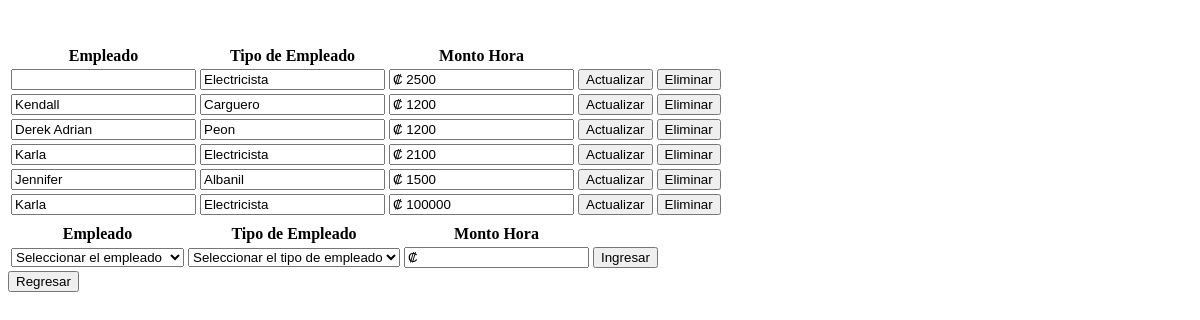
Page /view/EmpleadoTipoEmpleadoPagoView.php on the earlier database version.
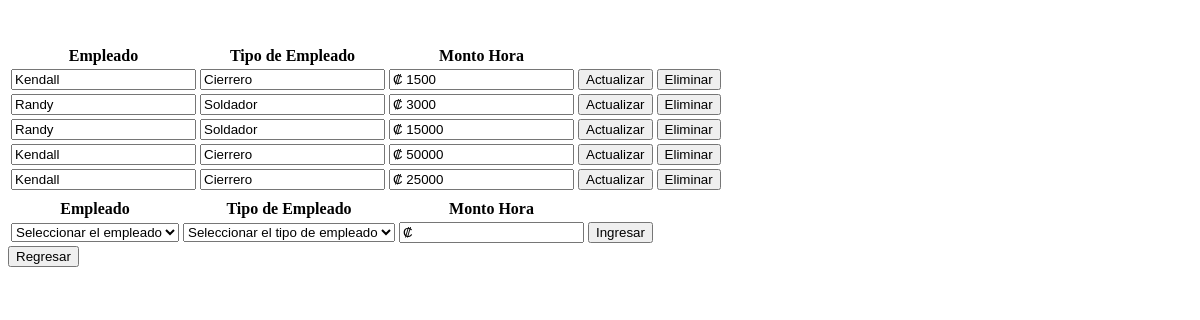
Same page on the later database version.
### tables this page shows
CREATE TABLE `tbempleadotipoempleadopago` (
  `tbempleadoid` int(11) NOT NULL,
  `tbtipoempleadoid` int(11) NOT NULL,
  `tbempleadotipoempleadopagohora` float NOT NULL
);

CREATE TABLE `tbempleadotipo` (
  `tbempleadotipoid` int(11) NOT NULL,
  `tbempleadotiponombre` text NOT NULL,
  `tbempleadotipodescripcion` text NOT NULL,
  `tbempleadotipoactivo` tinyint(4) NOT NULL,
  `tbempleadotiposalariobase` int(11) NOT NULL
);

CREATE TABLE `tbempleado` (
  `tbempleadoid` int(11) NOT NULL,
  `tbempleadonombre` text NOT NULL,
  `tbempleadoapellidos` text NOT NULL,
  `tbempleadocedula` varchar(12) NOT NULL,
  `tbempleadotelefono` varchar(8) NOT NULL,
  `tbempleadoactivo` tinyint(1) NOT NULL
);

### data/EmpleadoTipoEmpleadoPagoData.php (called while the page is built, shortened)
<?php
include '../domain/EmpleadoTipoEmpleadoPago.php';
class EmpleadoTipoEmpleadoPagoData extends Data {
    public function getAllEmpleadoTipoEmpleadoPago() {
        $conn = mysqli_connect($this->server, $this->user, $this->password, $this->db);
        $conn->set_charset('utf8');
        $querySelect = "SELECT * FROM tbempleadotipoempleadopago;";
        $result = mysqli_query($conn, $querySelect);
        $EmpleadoTipoEmpleadosPago = [];
        while ($row = mysqli_fetch_array($result)) {
            $currentEmpleadoTipoEmpleadoPago = new EmpleadoTipoEmpleadoPago($row['tbempleadoid'], $row['tbtipoempleadoid'], $row['tbempleadotipoempleadopagohora']);
            array_push($EmpleadoTipoEmpleadosPago, $currentEmpleadoTipoEmpleadoPago);
        }
        return $EmpleadoTipoEmpleadosPago;
    }
}

### business/EmpleadoTipoEmpleadoPagoBusiness.php (called while the page is built, shortened)
<?php
include '../data/EmpleadoTipoEmpleadoPagoData.php';
class EmpleadoTipoEmpleadoPagoBusiness {
    private $EmpleadoTipoEmpleadoPagoData;
    public function EmpleadoTipoEmpleadoPagoBusiness() {
        $this->EmpleadoTipoEmpleadoPagoData = new EmpleadoTipoEmpleadoPagoData();
    }
    public function getAllEmpleadoTipoEmpleadoPago() {
        return $this->EmpleadoTipoEmpleadoPagoData->getAllEmpleadoTipoEmpleadoPago();
    }
}

### data/EmpleadoData.php (called while the page is built, shortened)
<?php
class EmpleadoData extends Data {
    public function getNombreEmpleado($idEmpleado) {
        $conn = mysqli_connect($this->server, $this->user, $this->password, $this->db);
        $conn->set_charset('utf8');
        $querySelect = "SELECT tbempleadonombre FROM tbempleado WHERE tbempleadoid = '". $idEmpleado ."';";
        $result = mysqli_query($conn, $querySelect);
        $nombreEmpleado = "";
        while ($row = mysqli_fetch_array($result)) {
            $nombreEmpleado = $row['tbempleadonombre'];
        }
        return $nombreEmpleado;
    }
}

### business/EmpleadoBusiness.php (called while the page is built, shortened)
<?php
include '../data/EmpleadoData.php';
class EmpleadoBusiness {
    private $EmpleadoData;
    public function EmpleadoBusiness() {
        $this->EmpleadoData = new EmpleadoData();
    }
    public function getNombreEmpleado($idEmpleado) {
        return $this->EmpleadoData->getNombreEmpleado($idEmpleado);
    }
}

### data/EmpleadoTipoData.php (called while the page is built, shortened)
<?php
class EmpleadoTipoData extends Data {
    public function getEmpleadoTipo($empleadoTipoId) {
        $conn = mysqli_connect($this->server, $this->user, $this->password, $this->db);
        $conn->set_charset('utf8');
        $querySelect = "SELECT * FROM tbempleadotipo WHERE tbempleadotipoid = ". $empleadoTipoId .";";
        $result = mysqli_query($conn, $querySelect);
        $tipoEmpleado = "";
        while ($row = mysqli_fetch_array($result)) {
            $tipoEmpleado = $row['tbempleadotiponombre'];
        }
        return $tipoEmpleado;
    }
}

### business/EmpleadoTipoBusiness.php (called while the page is built, shortened)
<?php
include '../data/EmpleadoTipoData.php';
class EmpleadoTipoBusiness {
    private $EmpleadoTipoData;
    public function EmpleadoTipoBusiness() {
        $this->EmpleadoTipoData = new EmpleadoTipoData();
    }
    public function getEmpleadoTipo($empleadoTipoId) {
        return $this->EmpleadoTipoData->getEmpleadoTipo($empleadoTipoId);
    }
}

### domain/EmpleadoTipoEmpleadoPago.php (called while the page is built, shortened)
<?php
class EmpleadoTipoEmpleadoPago {
    private $empleadoNombreId;
    private $empleadoTipoId;
    private $empleadoMonto;
    function EmpleadoTipoEmpleadoPago($empleadoNombreId, $empleadoTipoId,$empleadoMonto) {
        $this->empleadoNombreId = $empleadoNombreId;
        $this->empleadoTipoId = $empleadoTipoId;
        $this->empleadoMonto = $empleadoMonto;
    }
    function getEmpleadoTipoId() {
        return $this->empleadoTipoId;
    }
    public function getEmpleadoNombreId() {
        return $this->empleadoNombreId;
    }
    function getEmpleadoMonto() {
        return $this->empleadoMonto;
    }
}

### view/EmpleadoTipoEmpleadoPagoView.php (the view, shortened to what the changed rows need)
<!DOCTYPE html>
<html lang="en">
<head>
    <?php
    include '../business/EmpleadoTipoEmpleadoPagoBusiness.php';
    include '../business/EmpleadoBusiness.php';
    include '../business/EmpleadoTipoBusiness.php';
    ?>
</head>
<body>
    <section id="form">
        <table>
            <tr>
                <th>Empleado</th>
                <th>Tipo de Empleado</th>
                <th>Monto Hora</th>
            </tr>
            <tbody id=buscar>
                <?php
                $EmpleadoTipoEmpleadoPagoBusiness = new EmpleadoTipoEmpleadoPagoBusiness();
                $EmpleadoTipoBusiness = new EmpleadoTipoBusiness();
                $EmpleadoBusiness = new EmpleadoBusiness();
                $allPagosEmpleado = $EmpleadoTipoEmpleadoPagoBusiness->getAllEmpleadoTipoEmpleadoPago();
                foreach ($allPagosEmpleado as $current) {
                    echo '<form method="post" enctype="multipart/form-data" action="../business/EmpleadoTipoEmpleadoPagoAction.php">';
                    echo '<td><input type="text" readonly name="empleadonombreid" id="empleadonombreid" value="' . $EmpleadoBusiness->getNombreEmpleado($current->getEmpleadoNombreId()) . '"/></td>';
                    echo '<td><input type="text" readonly name="empleadotipoid" id="empleadotipoid" value="' . $EmpleadoTipoBusiness->getEmpleadoTipo($current->getEmpleadoTipoId()) . '"/></td>';
                    echo '<td><input type="text" data-mask  ="₡ #.##0,00" name="empleadomonto" id="empleadomonto" value="₡ ' . $current->getEmpleadoMonto() . '"/></td>';
                    echo '<td><input type="submit" value="Actualizar" name="actualiza" id="actualiza"/></td>';
                    echo '<td><button onclick="eliminarPagoEmpleado(' . $current->getEmpleadoNombreId() . ',' . $current->getEmpleadoTipoId() . ')">Eliminar</button></td>';
                    echo '</form>';
                }
                ?>
            </tbody>
            <table>
                <tr>
                    <th></th>
                </tr>
                <th>Empleado</th>
                <th>Tipo de Empleado</th>
                <th>Monto Hora</th>
            </table>
        </table>
    </section>
</body>
</html>

Differences in the rows shown:
removed tbempleadotipoempleadopago: empleadotipoid "Electricista", empleadomonto "₡ 2500"
removed tbempleadotipoempleadopago: empleadonombreid "Kendall", empleadotipoid "Carguero", empleadomonto "₡ 1200"
removed tbempleadotipoempleadopago: empleadonombreid "Derek Adrian", empleadotipoid "Peon", empleadomonto "₡ 1200"
removed tbempleadotipoempleadopago: empleadonombreid "Karla", empleadotipoid "Electricista", empleadomonto "₡ 2100"
removed tbempleadotipoempleadopago: empleadonombreid "Jennifer", empleadotipoid "Albanil", empleadomonto "₡ 1500"
removed tbempleadotipoempleadopago: empleadonombreid "Karla", empleadotipoid "Electricista", empleadomonto "₡ 100000"
added tbempleadotipoempleadopago: empleadonombreid "Kendall", empleadotipoid "Cierrero", empleadomonto "₡ 1500"
added tbempleadotipoempleadopago: empleadonombreid "Randy", empleadotipoid "Soldador", empleadomonto "₡ 3000"
added tbempleadotipoempleadopago: empleadonombreid "Randy", empleadotipoid "Soldador", empleadomonto "₡ 15000"
added tbempleadotipoempleadopago: empleadonombreid "Kendall", empleadotipoid "Cierrero", empleadomonto "₡ 50000"
added tbempleadotipoempleadopago: empleadonombreid "Kendall", empleadotipoid "Cierrero", empleadomonto "₡ 25000"
